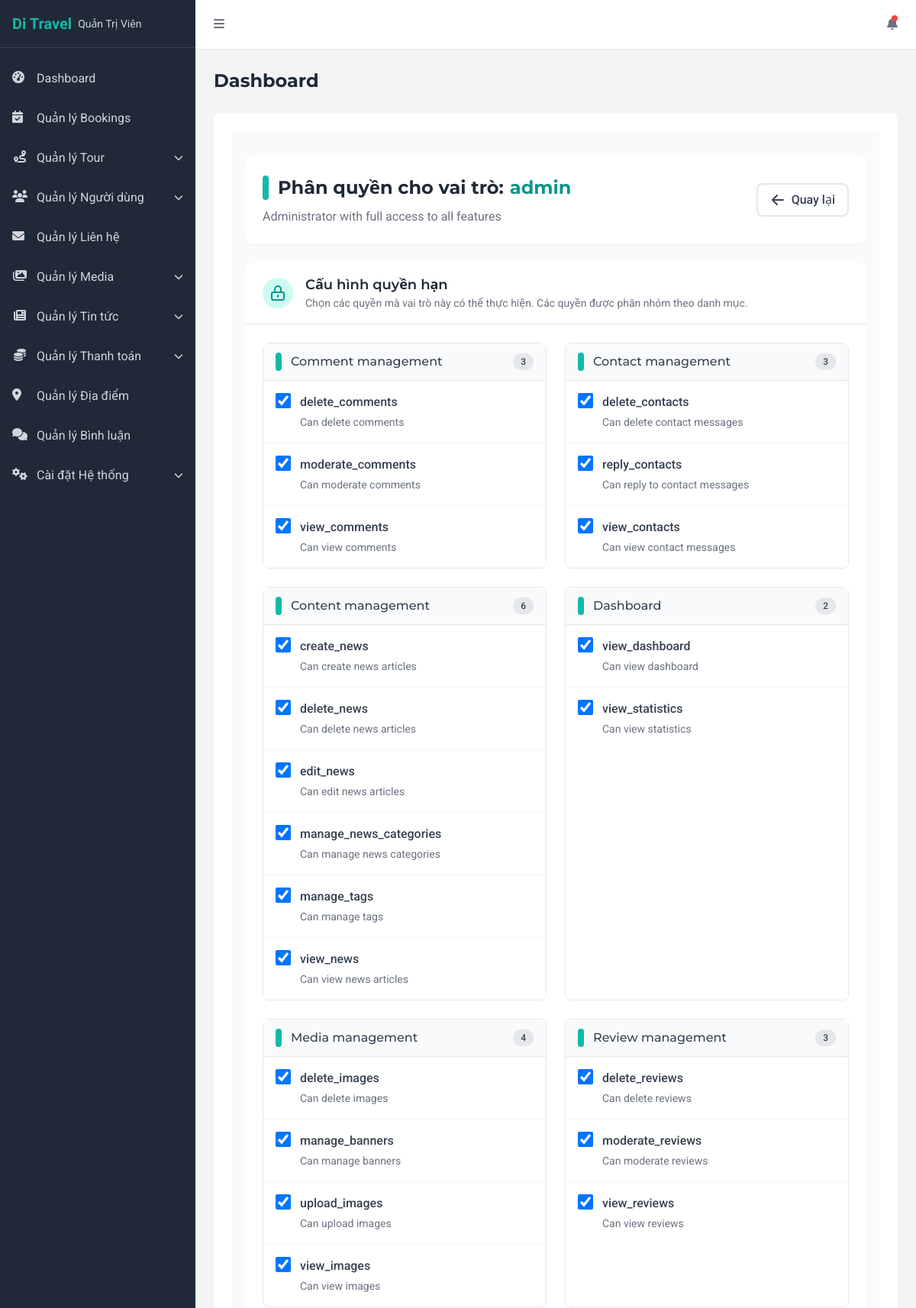
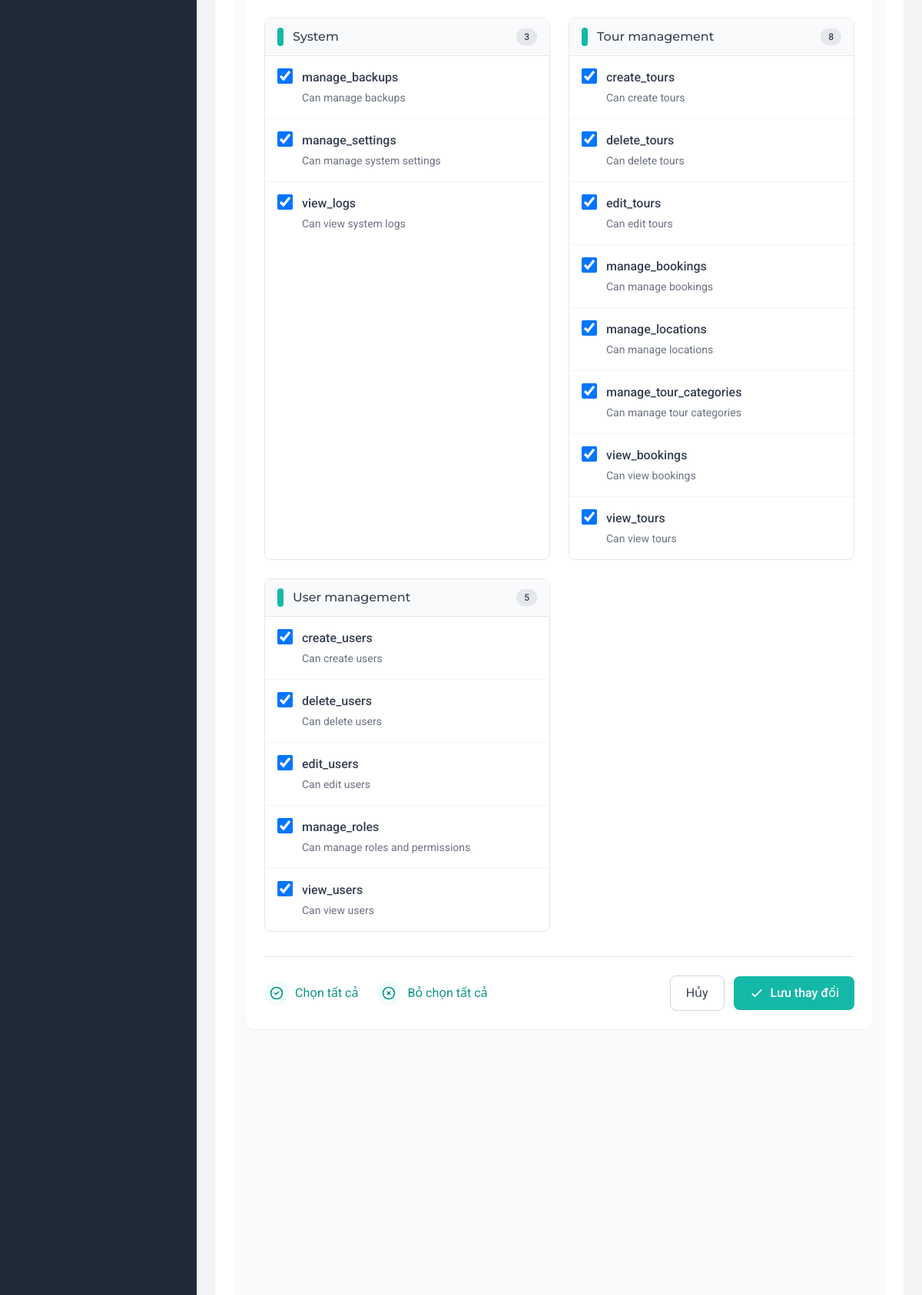
The page /admin/roles/1/permissions (signed in, upper part) on the database its author committed (2 pictures, top to bottom).
### tables this page shows
CREATE TABLE IF NOT EXISTS `roles`(
  `id` INT AUTO_INCREMENT PRIMARY KEY,
  `name` VARCHAR(50) NOT NULL UNIQUE,
  `description` TEXT,
  `created_at` TIMESTAMP DEFAULT CURRENT_TIMESTAMP
);

CREATE TABLE IF NOT EXISTS `permissions` (
  `id` INT AUTO_INCREMENT PRIMARY KEY,
  `name` VARCHAR(100) NOT NULL UNIQUE,
  `description` TEXT,
  `category` VARCHAR(50) NOT NULL,
  `created_at` TIMESTAMP DEFAULT CURRENT_TIMESTAMP
);

### app/views/admin/roles/role-permissions.php (the view, shortened to what the rows shown need)
<div class="bg-gray-50 min-h-screen py-8">
  <div class="container mx-auto px-4 max-w-6xl">
    <div
      class="bg-white rounded-xl shadow-sm p-6 mb-6 flex flex-col sm:flex-row justify-between items-start sm:items-center gap-4">
      <div>
        <h2 class="text-2xl font-bold text-gray-800 flex items-center">
          <span class="w-2 h-8 bg-teal-500 rounded-full mr-3"></span>
          Phân quyền cho vai trò: <span class="text-teal-600 ml-2"><?= htmlspecialchars($role['name']) ?></span>
        </h2>
        <p class="mt-2 text-gray-500"><?= htmlspecialchars($role['description'] ?? '') ?></p>
      </div>
      <a href="<?= UrlHelper::route('/admin/roles') ?>"
        class="bg-white border-2 border-gray-200 hover:border-teal-500 text-gray-700 hover:text-teal-600 transition-all duration-200 font-medium py-2 px-4 rounded-lg flex items-center">
        <svg xmlns="http://www.w3.org/2000/svg" class="h-5 w-5 mr-2" viewBox="0 0 20 20" fill="currentColor">
          <path fill-rule="evenodd"
            d="M9.707 16.707a1 1 0 01-1.414 0l-6-6a1 1 0 010-1.414l6-6a1 1 0 011.414 1.414L5.414 9H17a1 1 0 110 2H5.414l4.293 4.293a1 1 0 010 1.414z"
            clip-rule="evenodd" />
        </svg>
        Quay lại
      </a>
    </div>
    <div class="bg-white rounded-xl shadow-sm overflow-hidden">
      <div class="border-b border-gray-200">
        <div class="px-6 py-4">
          <div class="flex items-center">
            <div class="h-10 w-10 rounded-full bg-teal-100 flex items-center justify-center mr-4">
              <svg xmlns="http://www.w3.org/2000/svg" class="h-6 w-6 text-teal-600" fill="none" viewBox="0 0 24 24"
                stroke="currentColor">
                <path stroke-linecap="round" stroke-linejoin="round" stroke-width="2"
                  d="M12 15v2m-6 4h12a2 2 0 002-2v-6a2 2 0 00-2-2H6a2 2 0 00-2 2v6a2 2 0 002 2zm10-10V7a4 4 0 00-8 0v4h8z" />
              </svg>
            </div>
            <div>
              <h3 class="text-lg font-semibold text-gray-800">Cấu hình quyền hạn</h3>
              <p class="text-gray-500 text-sm">
                Chọn các quyền mà vai trò này có thể thực hiện. Các quyền được phân nhóm theo danh mục.
              </p>
            </div>
          </div>
        </div>
      </div>
      <form action="<?= ADMIN_URL ?>/roles/<?= $role['id'] ?>/permissions" method="POST" class="p-6">
        <div class="grid grid-cols-1 md:grid-cols-2 xl:grid-cols-3 gap-6">
          <?php foreach ($allPermissions as $category => $permissions): ?>
          <div class="border border-gray-200 rounded-lg hover:border-teal-200 transition-colors duration-200">
            <div class="bg-gray-50 px-4 py-3 border-b border-gray-200 flex items-center">
              <span class="w-2 h-6 bg-teal-500 rounded-full mr-3"></span>
              <h4 class="font-medium text-gray-700">
                <?= ucfirst(str_replace('_', ' ', $category)) ?>
              </h4>
              <span class="ml-auto bg-gray-200 text-gray-700 text-xs font-medium px-2.5 py-0.5 rounded-full">
                <?= count($permissions) ?>
              </span>
            </div>
            <div class="divide-y divide-gray-100">
              <?php foreach ($permissions as $permission): ?>
              <div class="p-4 hover:bg-gray-50 transition-colors duration-200">
                <label class="flex items-start cursor-pointer">
                  <div class="flex items-center h-5">
                    <input id="permission-<?= $permission['id'] ?>" name="permissions[]" type="checkbox"
                      value="<?= $permission['id'] ?>"
                      <?= in_array($permission['id'], $rolePermissionIds) ? 'checked' : '' ?>
                      class="h-5 w-5 text-teal-500 border-gray-300 rounded focus:ring-teal-500">
                  </div>
                  <div class="ml-3">
                    <span class="text-gray-700 font-medium block">
                      <?= htmlspecialchars($permission['name']) ?>
                    </span>
                    <?php if (!empty($permission['description'])): ?>
                    <p class="text-gray-500 text-sm mt-1"><?= htmlspecialchars($permission['description']) ?></p>
                    <?php endif; ?>
                  </div>
                </label>
              </div>
              <?php endforeach; ?>
            </div>
          </div>
          <?php endforeach; ?>
        </div>
        <div
          class="mt-8 pt-6 border-t border-gray-200 flex flex-col sm:flex-row sm:items-center sm:justify-between gap-4">
          <div class="flex items-center space-x-6">
            <button type="button" id="selectAllBtn" class="text-teal-600 hover:text-teal-800 flex items-center group">
              <span
                class="w-8 h-8 rounded-full bg-teal-50 group-hover:bg-teal-100 flex items-center justify-center mr-2 transition-colors duration-200">
                <svg xmlns="http://www.w3.org/2000/svg" class="h-5 w-5" fill="none" viewBox="0 0 24 24"
                  stroke="currentColor">
                  <path stroke-linecap="round" stroke-linejoin="round" stroke-width="2"
                    d="M9 12l2 2 4-4m6 2a9 9 0 11-18 0 9 9 0 0118 0z" />
                </svg>
              </span>
              Chọn tất cả
            </button>
            <button type="button" id="deselectAllBtn" class="text-teal-600 hover:text-teal-800 flex items-center group">
              <span
                class="w-8 h-8 rounded-full bg-teal-50 group-hover:bg-teal-100 flex items-center justify-center mr-2 transition-colors duration-200">
                <svg xmlns="http://www.w3.org/2000/svg" class="h-5 w-5" fill="none" viewBox="0 0 24 24"
                  stroke="currentColor">
                  <path stroke-linecap="round" stroke-linejoin="round" stroke-width="2"
                    d="M10 14l2-2m0 0l2-2m-2 2l-2-2m2 2l2 2m7-2a9 9 0 11-18 0 9 9 0 0118 0z" />
                </svg>
              </span>
              Bỏ chọn tất cả
            </button>
          </div>
          <div class="flex items-center space-x-3">
            <a href="<?= UrlHelper::route('/admin/roles') ?>"
              class="px-5 py-2.5 border border-gray-300 text-gray-700 bg-white hover:bg-gray-50 rounded-lg transition-colors duration-200">
              Hủy
            </a>
            <button type="submit"
              class="px-5 py-2.5 bg-teal-500 hover:bg-teal-600 text-white font-medium rounded-lg transition-colors duration-200 flex items-center">
              <svg xmlns="http://www.w3.org/2000/svg" class="h-5 w-5 mr-2" fill="none" viewBox="0 0 24 24"
                stroke="currentColor">
                <path stroke-linecap="round" stroke-linejoin="round" stroke-width="2" d="M5 13l4 4L19 7" />
              </svg>
              Lưu thay đổi
            </button>
          </div>
        </div>
      </form>
    </div>
  </div>
</div>

### rows shown on the page
roles: name "admin", description "Administrator with full access to all features"
permissions: id "☑", name "delete_comments", description "Can delete comments"
permissions: id "☑", name "moderate_comments", description "Can moderate comments"
permissions: id "☑", name "view_comments", description "Can view comments"
permissions: id "☑", name "delete_contacts", description "Can delete contact messages"
permissions: id "☑", name "reply_contacts", description "Can reply to contact messages"
permissions: id "☑", name "view_contacts", description "Can view contact messages"
permissions: id "☑", name "create_news", description "Can create news articles"
permissions: id "☑", name "delete_news", description "Can delete news articles"
permissions: id "☑", name "edit_news", description "Can edit news articles"
permissions: id "☑", name "manage_news_categories", description "Can manage news categories"
permissions: id "☑", name "manage_tags", description "Can manage tags"
permissions: id "☑", name "view_news", description "Can view news articles"
permissions: id "☑", name "view_dashboard", description "Can view dashboard"
permissions: id "☑", name "view_statistics", description "Can view statistics"
permissions: id "☑", name "delete_images", description "Can delete images"
permissions: id "☑", name "manage_banners", description "Can manage banners"
permissions: id "☑", name "upload_images", description "Can upload images"
permissions: id "☑", name "view_images", description "Can view images"
permissions: id "☑", name "delete_reviews", description "Can delete reviews"
permissions: id "☑", name "moderate_reviews", description "Can moderate reviews"
permissions: id "☑", name "view_reviews", description "Can view reviews"
permissions: id "☑", name "manage_backups", description "Can manage backups"
permissions: id "☑", name "manage_settings", description "Can manage system settings"
permissions: id "☑", name "view_logs", description "Can view system logs"
permissions: id "☑", name "create_tours", description "Can create tours"
permissions: id "☑", name "delete_tours", description "Can delete tours"
permissions: id "☑", name "edit_tours", description "Can edit tours"
permissions: id "☑", name "manage_bookings", description "Can manage bookings"
permissions: id "☑", name "manage_locations", description "Can manage locations"
permissions: id "☑", name "manage_tour_categories", description "Can manage tour categories"
permissions: id "☑", name "view_bookings", description "Can view bookings"
permissions: id "☑", name "view_tours", description "Can view tours"
permissions: category "User management", count($permissions) "5", id "☑", name "view_users", description "Can view users"
permissions: id "☑", name "create_users", description "Can create users"
permissions: id "☑", name "delete_users", description "Can delete users"
permissions: id "☑", name "edit_users", description "Can edit users"
permissions: id "☑", name "manage_roles", description "Can manage roles and permissions"

### other values the page prints
$pageTitle "Dashboard"
str_replace('_', ' ', $category) "Comment management"
count($permissions) "3"
str_replace('_', ' ', $category) "Contact management"
str_replace('_', ' ', $category) "Content management"
count($permissions) "6"
str_replace('_', ' ', $category) "Dashboard"
count($permissions) "2"
str_replace('_', ' ', $category) "Media management"
count($permissions) "4"
str_replace('_', ' ', $category) "Review management"
str_replace('_', ' ', $category) "System"
str_replace('_', ' ', $category) "Tour management"
count($permissions) "8"
